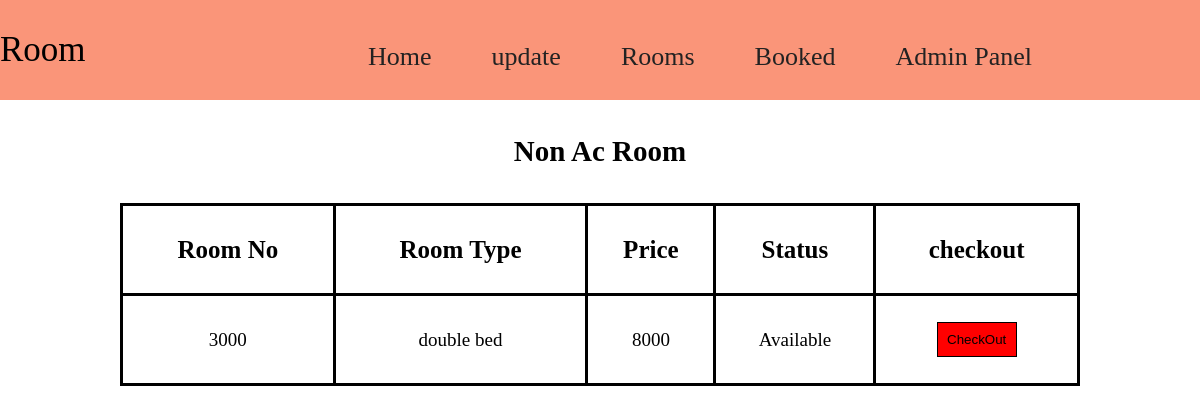
Page /admin/nonacdata.php on the earlier database version.
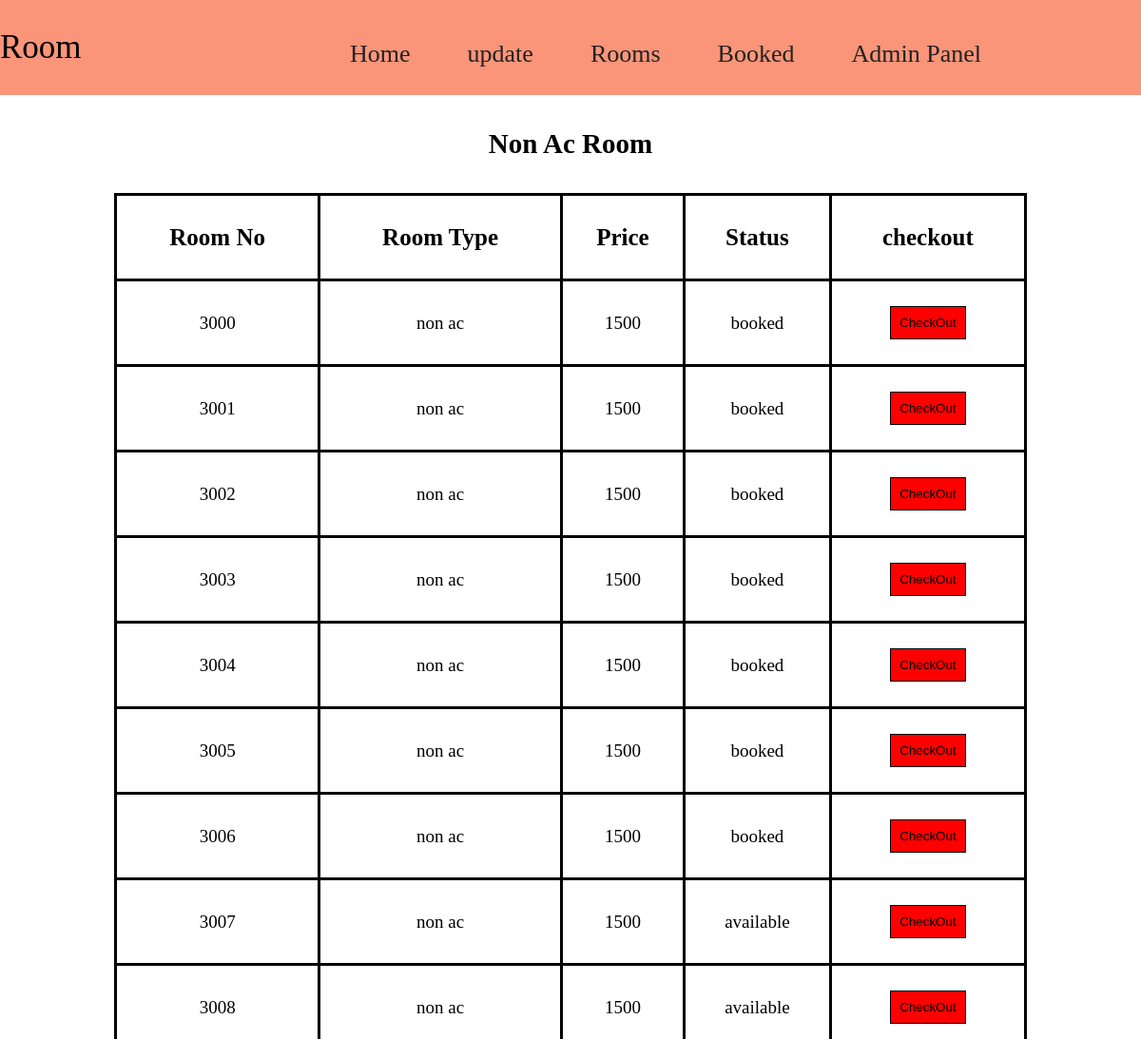
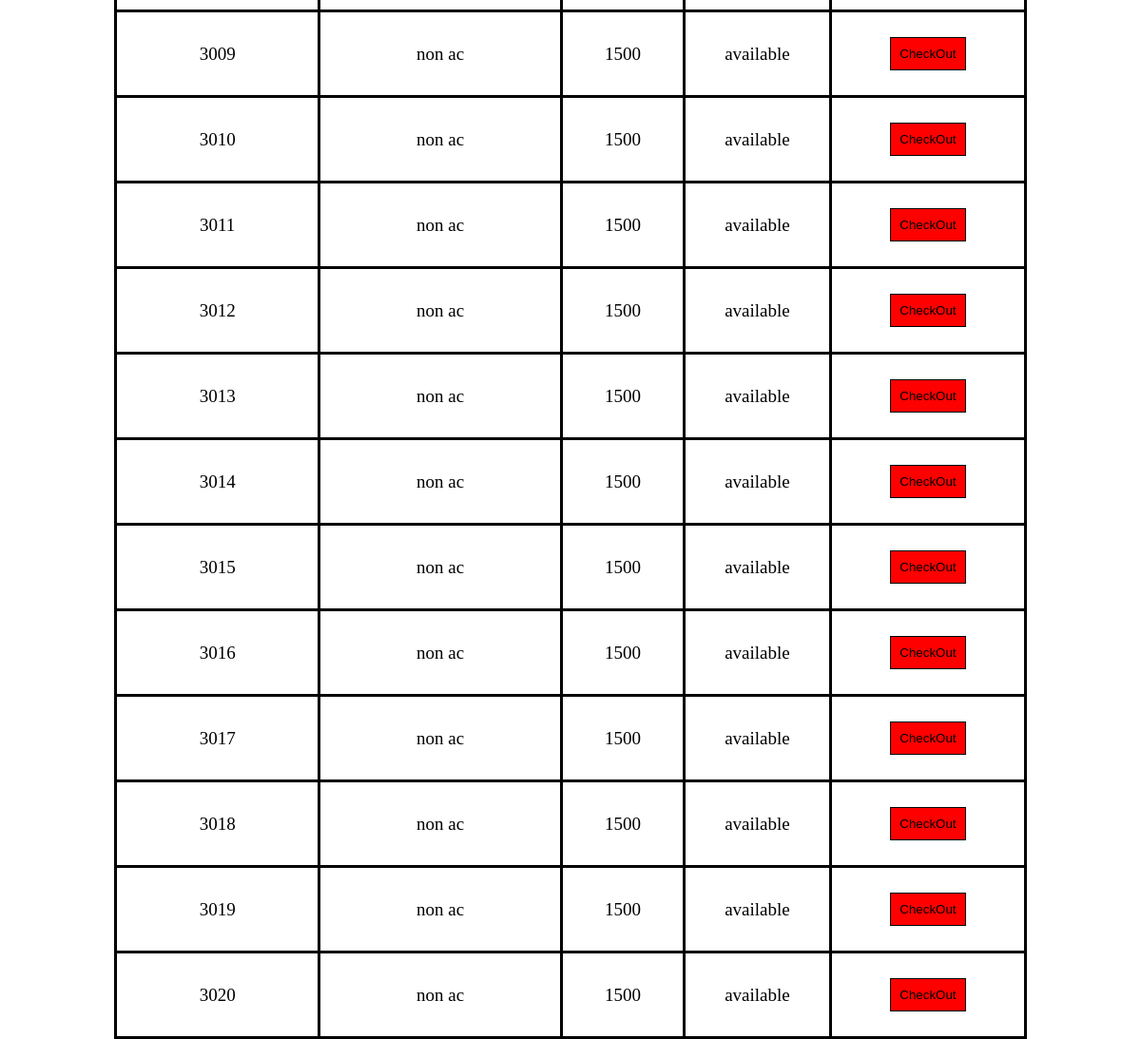
Same page on the later database version (2 pictures, top to bottom).
### tables this page shows
CREATE TABLE `nonac_room` (
  `nonac_id` int(255) NOT NULL,
  `room_no` varchar(50) NOT NULL,
  `room_type` varchar(50) NOT NULL,
  `price` int(100) NOT NULL,
  `status` varchar(50) NOT NULL
);

### admin/nonacdata.php (the view, shortened to what this page needs)
<?php include('../connection.php')?>
<!DOCTYPE html>
<html lang="en">
<head>
</head>
<body>
<nav class="navbar">
    <div class="left-nav">
            <p>Room</p>
        </div>
        <div class="right-nav mt-4">
            <ul>
                <li class="item"><a href="aroom.php">Home</a></li>
         <div class="paste-button"> <li class="item">update </li>
   </div>
                <div class="paste-button"> <li class="item">Rooms</li>
   </div>
                 <li class="item"><a href="roomstatus.php">Booked</a></li>
                 <li class="item"><a href="../admin.php">Admin Panel</a></li>
          </ul>
        </div>
    </nav>
    <section>
      <h1 id="detail-head">Non Ac Room</h1>
      <div class="detail-table">
        <table>
          <thead>
            <tr>
            <th scope="col">Room No</th>
            <th scope="col">Room Type</th>
            <th scope="col">Price</th>
            <th scope="col">Status</th>
            <th scope="col">checkout</th>
</tr>
          </thead>
          <tbody>
            <?php
            $query="SELECT * FROM nonac_room";
            $result=mysqli_query($con,$query);
            while($data=mysqli_fetch_assoc($result))
            {
              ?>
              <tr>
                <td><?php echo $data['room_no']; ?></td>
                <td><?php echo $data['room_type']; ?></td>
                <td><?php echo $data['price']; ?></td>
                <td><?php echo $data['status']; ?></td>
                <td>
                  <a href="co.php"><button value="CheckOut" id="checkout-btn">CheckOut</button></a>
                </td>
              </tr>
              <?php
            }
            ?>
          </tbody>
        </table>
      </div>
    </section>
</body>
</html>

Differences in the rows shown:
removed nonac_room: room_no "3000", room_type "double bed", price "8000", status "Available"
added nonac_room: room_no "3000", room_type "non ac", price "1500", status "booked"
added nonac_room: room_no "3001", room_type "non ac", price "1500", status "booked"
added nonac_room: room_no "3002", room_type "non ac", price "1500", status "booked"
added nonac_room: room_no "3003", room_type "non ac", price "1500", status "booked"
added nonac_room: room_no "3004", room_type "non ac", price "1500", status "booked"
added nonac_room: room_no "3005", room_type "non ac", price "1500", status "booked"
added nonac_room: room_no "3006", room_type "non ac", price "1500", status "booked"
added nonac_room: room_no "3007", room_type "non ac", price "1500", status "available"
added nonac_room: room_no "3008", room_type "non ac", price "1500", status "available"
added nonac_room: room_no "3009", room_type "non ac", price "1500", status "available"
added nonac_room: room_no "3010", room_type "non ac", price "1500", status "available"
added nonac_room: room_no "3011", room_type "non ac", price "1500", status "available"
added nonac_room: room_no "3012", room_type "non ac", price "1500", status "available"
added nonac_room: room_no "3013", room_type "non ac", price "1500", status "available"
added nonac_room: room_no "3014", room_type "non ac", price "1500", status "available"
added nonac_room: room_no "3015", room_type "non ac", price "1500", status "available"
added nonac_room: room_no "3016", room_type "non ac", price "1500", status "available"
added nonac_room: room_no "3017", room_type "non ac", price "1500", status "available"
added nonac_room: room_no "3018", room_type "non ac", price "1500", status "available"
added nonac_room: room_no "3019", room_type "non ac", price "1500", status "available"
added nonac_room: room_no "3020", room_type "non ac", price "1500", status "available"
